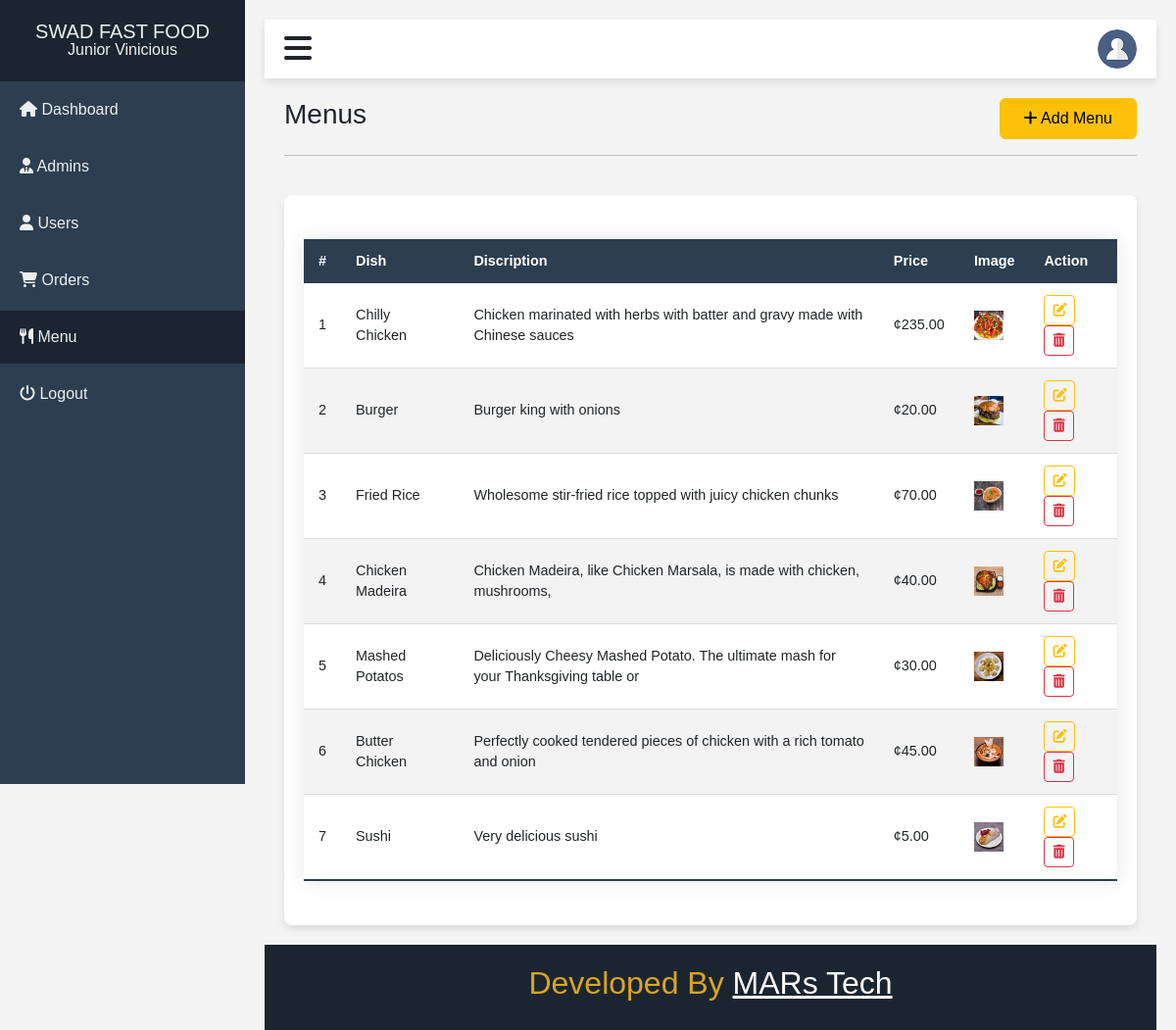
The page /admin/menus.php (signed in) on the database its author committed.
### tables this page shows
CREATE TABLE `menus` (
  `mid` int(11) NOT NULL,
  `mname` varchar(50) DEFAULT NULL,
  `mdesc` varchar(255) DEFAULT NULL,
  `mprice` decimal(10,2) DEFAULT NULL,
  `mimage` varchar(255) DEFAULT NULL
);

### admin/menus.php (the view, shortened to what this page needs)
<?php $title = 'Menus - Admin Dashboard';
    require_once 'inc/header.php'; ?>
    <div class="main-content" id="main-content">
        <div class="topbar">
            <div class="toggle">
                <span class="toggle-icon" onclick="toggleSidebar()"><i class="fas fa-bars fa-2x"></i></span>
            </div>
            <div class="dropdown">
                <img src="../assets/user-icon.png" alt="Profile Image" class="dropdown-toggle" id="profileImage">
            </div>
        </div>
        <div class="content">
            <div class="d-flex justify-content-between">
                <h3>Menus</h3>
                <button class="btn btn-warning px-4 addBtn"><i class="fas fa-plus"></i> Add Menu</button>
            </div>
             <hr>
            <div class="table-container form-container table-responsive viewDiv">
                <?php $sql = mysqli_query($con, "SELECT * FROM menus");
                if (mysqli_num_rows($sql) < 1) {
                    echo "No menu found";
                } else { ?>
                    <table class="styled-table">
                        <thead>
                            <tr>
                                <th>#</th>
                                <th>Dish</th>
                                <th>Discription</th>
                                <th>Price</th>
                                <th>Image</th>
                                <th>Action</th>
                            </tr>
                        </thead>
                        <tbody>
                    <?php $count = 1;
                    while ($data = mysqli_fetch_assoc($sql)) { ?>
                        <tr>
                            <td><?= $count; ?></td>
                            <td><?= $data['mname']; ?></td>
                            <td><?= $data['mdesc']; ?></td>
                            <td>¢<?= $data['mprice']; ?></td>
                            <td><img src="../<?= $data['mimage']; ?>" alt="" width="30"></td>
                            <td>
                                <button class="btn btn-sm btn-outline-warning editBtn"
                                data-emid="<?= $data['mid']; ?>"
                                data-edish="<?= $data['mname']; ?>"
                                data-edesc="<?= $data['mdesc']; ?>"
                                data-eprice="<?= $data['mprice']; ?>"><i class="fas fa-edit"></i></button>
                                <button class="btn btn-sm btn-outline-danger menuDelBtn" data-mid="<?= $data['mid']; ?>"><i class="fas fa-trash-alt"></i></button>
                            </td>
                        </tr>
                    <?php $count++; } ?>
                            </tbody>
                    </table>
                <?php } ?>
            </div>
        </div>
    <?php require_once 'inc/footer.php'; ?>

### admin/css/styles.css (style rules this page uses)
body { display: flex; font-family: Arial, sans-serif; margin: 0; padding: 0; background: #f4f4f4; }
.main-content { margin-left: 250px; width: calc(100% - 250px); padding: 20px; transition: margin-left 0.3s ease, width 0.3s ease; }
.topbar { display: flex; justify-content: space-between; align-items: center; background: #fff; padding: 10px 20px; box-shadow: 0 4px 8px rgba(0, 0, 0, 0.1); }
.toggle { cursor: pointer; }
.content { padding: 20px; }
.table-container { margin-top: 40px; }
.styled-table { width: 100%; border-collapse: collapse; margin: 25px 0; font-size: 0.9em; font-family: 'Arial', sans-serif; min-width: 400px; box-shadow: 0 0 20px rgba(0, 0, 0, 0.1); }
.styled-table thead tr { background-color: #2c3e50; color: #ffffff; text-align: left; }
.styled-table th, .styled-table td { padding: 12px 15px; }
.styled-table tbody tr { border-bottom: 1px solid #dddddd; }
.styled-table tbody tr:nth-of-type(even) { background-color: #f3f3f3; }
.styled-table tbody tr:last-of-type { border-bottom: 2px solid #2c3e50; }
.form-container { background: #fff; padding: 20px; border-radius: 8px; box-shadow: 0 4px 8px rgba(0, 0, 0, 0.1); margin-top: 40px; }
.dropdown { position: relative; display: inline-block; }
.dropdown-toggle { cursor: pointer; width: 40px; height: 40px; border-radius: 50%; }

### rows shown on the page
menus: mname "Chilly Chicken", mdesc "Chicken marinated with herbs with batter and gravy made with Chinese sauces", mprice "235.00", mimage (picture)
menus: mname "Burger", mdesc "Burger king with onions", mprice "20.00", mimage (picture)
menus: mname "Fried Rice", mdesc "Wholesome stir-fried rice topped with juicy chicken chunks", mprice "70.00", mimage (picture)
menus: mname "Chicken Madeira", mdesc "Chicken Madeira, like Chicken Marsala, is made with chicken, mushrooms,", mprice "40.00", mimage (picture)
menus: mname "Mashed Potatos", mdesc "Deliciously Cheesy Mashed Potato. The ultimate mash for your Thanksgiving table or", mprice "30.00", mimage (picture)
menus: mname "Butter Chicken", mdesc "Perfectly cooked tendered pieces of chicken with a rich tomato and onion", mprice "45.00", mimage (picture)
menus: mname "Sushi", mdesc "Very delicious sushi", mprice "5.00", mimage (picture)

### other values the page prints
$lname "Junior"
$fname "Vinicious"
